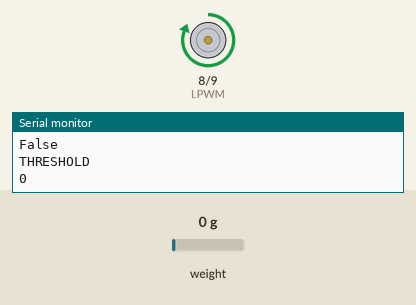
Recording of a sketch running on a simulated Arduino Uno, built with avr-gcc and run on an emulated ATmega328P. On the bench: motor-driver pin pairs drawn as motors (green arrow = first pin HIGH = forward, orange = second pin HIGH = backward, longer = more drive), the last lines printed to the serial monitor. The inputs (shaded band) are chosen by the test bench; at power-on: weight on the scale 0 g.

Above: at 2.2 s.
2.3 s: weight on the scale set to 1250 g
At 3.6 s:
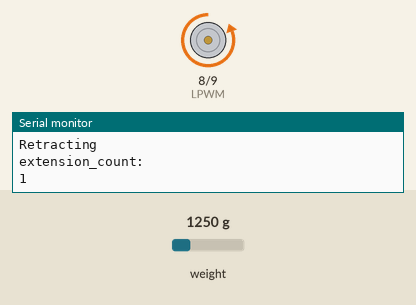
3.9 s: weight on the scale set to 1017 g
5.4 s: weight on the scale set to 905 g
At 6.9 s:
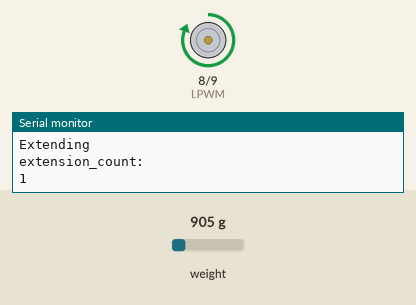
7.2 s: weight on the scale set to 2500 g
Timing chart, 0 to 10.0 s (numbered marks = the images above; inputs shaded):
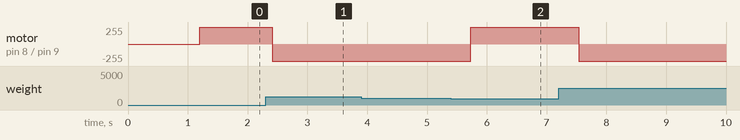

The sketch:

V6_Linear_Load_Feedback_GitHub.ino
```cpp
#include "HX711.h"

const int DT_PIN = 3;
const int SCK_PIN = 2;
const int RPWM = 9;
const int LPWM = 8;
const float MAX_FORCE = 0.98;
float MEASURED_FORCE = 0.0;

bool RETRACTING = true;

int extension_count = 0;
int retraction_count = 0;

unsigned long start_time;
unsigned long range_time;

bool FORCE_THRESHOLD_REACHED(){
  if (MEASURED_FORCE < MAX_FORCE){
    Serial.println("False");
    return false;
  }
  else if (MEASURED_FORCE >= MAX_FORCE) {
    Serial.println("True");
    return true;
  }
}

int x = 0;

HX711 scale;
float calibration_factor = 44240.5708461;

void setup() {
  //Setup
  Serial.begin(9600);
  scale.begin(DT_PIN, SCK_PIN);
  pinMode(RPWM,OUTPUT);
  pinMode(LPWM,OUTPUT);

  //Calibration
  scale.tare();
  scale.set_scale(calibration_factor);

  //Feedback
  start_time = millis();
}

void loop() {
  MEASURED_FORCE = scale.get_units();
  Serial.println(scale.get_units()); //Display Sensor Force Readings
  bool THRESHOLD = FORCE_THRESHOLD_REACHED(); //Call Threshold Function
  Serial.println("THRESHOLD");
  Serial.println(THRESHOLD); //Result of Threshold Function

  unsigned long current_time = millis(); //Takes current time when executed.

  if (THRESHOLD){
    range_time = 100;

    if (RETRACTING){
    retraction_count += 1;
    }
    else {
      extension_count += 1;
    }

  }
  else {
    range_time = 3875;
  }

  if (current_time-start_time >= range_time){
    digitalWrite(RPWM,HIGH);
    digitalWrite(LPWM,LOW);
    Serial.println(scale.get_units());
    Serial.println("Retracting");
    RETRACTING = true;
    start_time = millis();
  }
  else{
    digitalWrite(RPWM,LOW);
    digitalWrite(LPWM,HIGH);
    RETRACTING = false;
    Serial.println(scale.get_units());
    Serial.println("Extending");
  }

  Serial.println("extension_count:");
  Serial.println(extension_count);
}
```

Measured:
- the behaviour switches between 981 and 980 g on weight on the scale (found by bisection; images 1 and 2)
- after the input at 2.3 s, motor on pin 8 (LPWM) / pin 9 (RPWM): forward 255/255 → backward 255/255 after 0.11 s
- after the input at 5.4 s, motor on pin 8 (LPWM) / pin 9 (RPWM): backward 255/255 → forward 255/255 after 0.33 s
